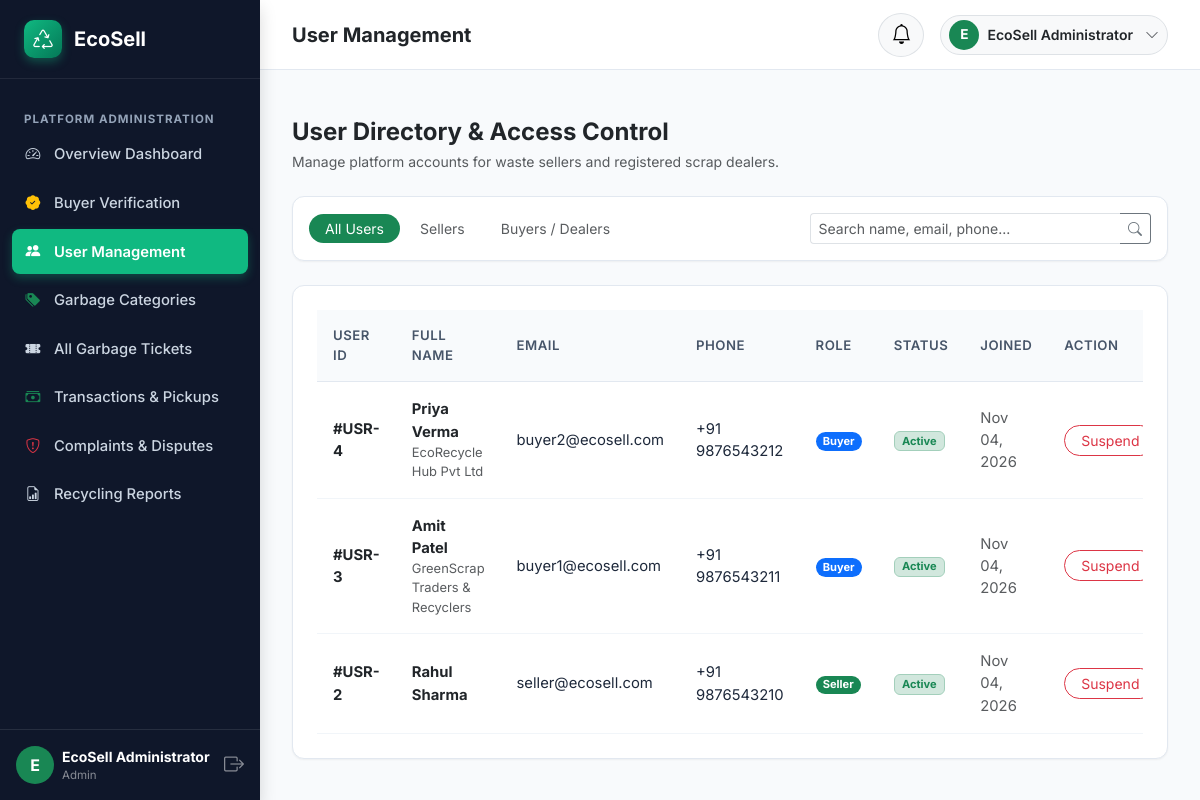
Page /admin/users (signed in) on the committed database.
### models/user.py (models this page shows, shortened)
class User(UserMixin, db.Model):
    __tablename__ = 'users'
    id = db.Column(db.Integer, primary_key=True, autoincrement=True)
    full_name = db.Column(db.String(150), nullable=False)
    email = db.Column(db.String(150), nullable=False, unique=True, index=True)
    phone = db.Column(db.String(25), nullable=False)
    password_hash = db.Column(db.String(255), nullable=False)
    role = db.Column(db.String(20), nullable=False, index=True)  # 'seller', 'buyer', 'admin'
    account_status = db.Column(db.String(20), default='active')  # 'active', 'pending', 'suspended'
    created_at = db.Column(db.DateTime, default=datetime.utcnow)
    seller_profile = db.relationship('SellerProfile', backref='user', uselist=False, cascade='all, delete-orphan')
    buyer_profile = db.relationship('BuyerProfile', backref='user', uselist=False, cascade='all, delete-orphan')
    selling_tickets = db.relationship('SellingTicket', backref='seller', lazy='dynamic', cascade='all, delete-orphan')
    buyer_offers = db.relationship('BuyerOffer', backref='buyer', lazy='dynamic', cascade='all, delete-orphan')
    buyer_prices = db.relationship('BuyerPrice', backref='buyer', lazy='dynamic', cascade='all, delete-orphan')
    complaints = db.relationship('Complaint', backref='user', lazy='dynamic', cascade='all, delete-orphan')
    notifications = db.relationship('Notification', backref='user', lazy='dynamic', cascade='all, delete-orphan', order_by='Notification.created_at.desc()')
    @property
    def is_seller(self):
        return self.role == 'seller'
    @property
    def is_buyer(self):
        return self.role == 'buyer'
    @property
    def is_admin(self):
        return self.role == 'admin'
    @property
    def is_active(self):
        return self.account_status == 'active'

### models/buyer.py (models this page shows, shortened)
class BuyerProfile(db.Model):
    __tablename__ = 'buyer_profiles'
    id = db.Column(db.Integer, primary_key=True, autoincrement=True)
    user_id = db.Column(db.Integer, db.ForeignKey('users.id', ondelete='CASCADE'), nullable=False, unique=True)
    shop_name = db.Column(db.String(150), nullable=False)
    shop_address = db.Column(db.Text, nullable=False)
    city = db.Column(db.String(100), nullable=False)
    state = db.Column(db.String(100), nullable=False)
    pincode = db.Column(db.String(15), nullable=False)
    service_area = db.Column(db.String(255), nullable=False)
    verification_status = db.Column(db.String(20), default='pending', index=True)  # 'pending', 'verified', 'rejected'
    rating = db.Column(db.Numeric(3, 2), default=5.00)

### routes/admin_routes.py (the view)
@admin_bp.route('/users')
@login_required
@admin_required
def users():
    role_filter = request.args.get('role', 'all')
    search = request.args.get('q', '').strip()
    query = User.query.filter(User.role != 'admin')
    if role_filter != 'all':
        query = query.filter_by(role=role_filter)
    if search:
        query = query.filter(
            (User.full_name.ilike(f"%{search}%")) |
            (User.email.ilike(f"%{search}%")) |
            (User.phone.ilike(f"%{search}%"))
        )
    users_list = query.order_by(User.created_at.desc()).all()
    return render_template('admin/users.html', users=users_list, current_role=role_filter, search_query=search)

### app.py (called while the page is built)
@login_manager.user_loader
def load_user(user_id):
    return User.query.get(int(user_id))

### templates/admin/users.html (shortened to what this page needs)
{% extends "dashboard_base.html" %}
{% block page_title %}User Management{% endblock %}
{% block sidebar_menu %}
<li class="sidebar-heading">Platform Administration</li>
<li class="sidebar-item">
    <a href="{{ url_for('admin.dashboard') }}" class="sidebar-link">
        <i class="bi bi-speedometer2"></i> Overview Dashboard
    </a>
</li>
<li class="sidebar-item">
    <a href="{{ url_for('admin.buyers_verification') }}" class="sidebar-link">
        <i class="bi bi-patch-check-fill text-warning"></i> Buyer Verification
    </a>
</li>
<li class="sidebar-item">
    <a href="{{ url_for('admin.users') }}" class="sidebar-link active">
        <i class="bi bi-people-fill"></i> User Management
    </a>
</li>
<li class="sidebar-item">
    <a href="{{ url_for('admin.categories') }}" class="sidebar-link">
        <i class="bi bi-tags-fill text-success"></i> Garbage Categories
    </a>
</li>
<li class="sidebar-item">
    <a href="{{ url_for('admin.tickets') }}" class="sidebar-link">
        <i class="bi bi-ticket-perforated-fill"></i> All Garbage Tickets
    </a>
</li>
<li class="sidebar-item">
    <a href="{{ url_for('admin.transactions') }}" class="sidebar-link">
        <i class="bi bi-cash-stack text-success"></i> Transactions & Pickups
    </a>
</li>
<li class="sidebar-item">
    <a href="{{ url_for('admin.complaints') }}" class="sidebar-link">
        <i class="bi bi-shield-exclamation text-danger"></i> Complaints & Disputes
    </a>
</li>
<li class="sidebar-item">
    <a href="{{ url_for('admin.reports') }}" class="sidebar-link">
        <i class="bi bi-file-earmark-bar-graph"></i> Recycling Reports
    </a>
</li>
{% endblock %}
{% block dashboard_body %}
<div class="mb-4">
    <h4 class="fw-bold text-dark mb-1">User Directory & Access Control</h4>
    <p class="text-muted small mb-0">Manage platform accounts for waste sellers and registered scrap dealers.</p>
</div>
<div class="ecosell-card p-3 mb-4">
    <div class="row g-3 align-items-center">
        <div class="col-md-7">
            <ul class="nav nav-pills small gap-1">
                <li class="nav-item">
                    <a class="nav-link rounded-pill py-1 px-3 {% if current_role == 'all' %}active bg-success{% else %}text-muted{% endif %}" href="{{ url_for('admin.users', role='all', q=search_query) }}">All Users</a>
                </li>
                <li class="nav-item">
                    <a class="nav-link rounded-pill py-1 px-3 {% if current_role == 'seller' %}active bg-success{% else %}text-muted{% endif %}" href="{{ url_for('admin.users', role='seller', q=search_query) }}">Sellers</a>
                </li>
                <li class="nav-item">
                    <a class="nav-link rounded-pill py-1 px-3 {% if current_role == 'buyer' %}active bg-success{% else %}text-muted{% endif %}" href="{{ url_for('admin.users', role='buyer', q=search_query) }}">Buyers / Dealers</a>
                </li>
            </ul>
        </div>
        <div class="col-md-5">
            <form method="GET" action="{{ url_for('admin.users') }}" class="d-flex">
                <div class="input-group">
                    <input type="text" name="q" class="form-control form-control-sm border-end-0" placeholder="Search name, email, phone..." value="{{ search_query }}">
                    <button class="btn btn-outline-secondary btn-sm border-start-0" type="submit">
                        <i class="bi bi-search"></i>
                    </button>
                </div>
            </form>
        </div>
    </div>
</div>
<div class="ecosell-card p-4">
    {% if users %}
    <div class="table-responsive">
        <table class="table-ecosell">
            <thead>
                <tr>
                    <th>User ID</th>
                    <th>Full Name</th>
                    <th>Email</th>
                    <th>Phone</th>
                    <th>Role</th>
                    <th>Status</th>
                    <th>Joined</th>
                    <th>Action</th>
                </tr>
            </thead>
            <tbody>
                {% for u in users %}
                <tr>
                    <td class="fw-bold text-dark">#USR-{{ u.id }}</td>
                    <td>
                        <strong class="text-dark">{{ u.full_name }}</strong>
                        {% if u.is_buyer and u.buyer_profile %}
                        <div class="text-muted small">{{ u.buyer_profile.shop_name }}</div>
                        {% endif %}
                    </td>
                    <td>{{ u.email }}</td>
                    <td>{{ u.phone }}</td>
                    <td>
                        <span class="badge {% if u.role == 'seller' %}bg-success{% else %}bg-primary{% endif %} rounded-pill">
                            {{ u.role | capitalize }}
                        </span>
                    </td>
                    <td>
                        <span class="badge {% if u.account_status == 'active' %}bg-success-subtle text-success border border-success-subtle{% else %}bg-danger-subtle text-danger border border-danger-subtle{% endif %}">
                            {{ u.account_status | capitalize }}
                        </span>
                    </td>
                    <td class="text-muted small">{{ u.created_at | date_format }}</td>
                    <td>
                        <form method="POST" action="{{ url_for('admin.toggle_user_status', user_id=u.id) }}" onsubmit="return confirm('Toggle status for {{ u.email }}?');">
                            {% if u.account_status == 'active' %}
                            <button type="submit" class="btn btn-sm btn-outline-danger rounded-pill px-3">
                                Suspend
                            </button>
                            {% else %}
                            <button type="submit" class="btn btn-sm btn-outline-success rounded-pill px-3">
                                Activate
                            </button>
                            {% endif %}
                        </form>
                    </td>
                </tr>
                {% endfor %}
            </tbody>
        </table>
    </div>
    {% else %}
    <div class="empty-state py-4">
        <i class="bi bi-people empty-state-icon"></i>
        <h6 class="fw-bold text-dark">No Users Found</h6>
        <p class="text-muted small mb-0">No accounts matched your search criteria.</p>
    </div>
    {% endif %}
</div>
{% endblock %}

### templates/dashboard_base.html (shortened to what this page needs)
{% extends "base.html" %}
{% block layout %}
<div class="dashboard-wrapper">
    <aside class="dashboard-sidebar shadow">
        <div class="sidebar-brand">
            <div class="brand-leaf-icon">
                <i class="bi bi-recycle fs-5"></i>
            </div>
            <span>EcoSell</span>
        </div>
        <ul class="sidebar-nav">
            {% block sidebar_menu %}{% endblock %}
        </ul>
        <div class="p-3 border-top border-secondary border-opacity-25 mt-auto">
            <div class="d-flex align-items-center gap-2">
                <div class="rounded-circle bg-success text-white d-flex align-items-center justify-content-center fw-bold" style="width: 38px; height: 38px;">
                    {{ current_user.full_name[:1] | upper }}
                </div>
                <div class="overflow-hidden flex-grow-1">
                    <div class="text-white small fw-bold text-truncate">{{ current_user.full_name }}</div>
                    <div class="text-white-50 text-truncate" style="font-size: 0.72rem;">{{ current_user.role | capitalize }}</div>
                </div>
                <a href="{{ url_for('auth.logout') }}" class="text-white-50 hover-white" title="Logout">
                    <i class="bi bi-box-arrow-right fs-5"></i>
                </a>
            </div>
        </div>
    </aside>
    <div class="dashboard-main">
        <header class="dashboard-topbar">
            <div class="d-flex align-items-center gap-3">
                <h5 class="mb-0 fw-bold text-dark d-none d-sm-block">{% block page_title %}Dashboard{% endblock %}</h5>
            </div>
            <div class="d-flex align-items-center gap-3">
                <div class="dropdown">
                    <button class="btn btn-light rounded-circle position-relative border" type="button" data-bs-toggle="dropdown" aria-expanded="false">
                        <i class="bi bi-bell fs-5 text-gray-700"></i>
                    </button>
                </div>
                <div class="dropdown">
                    <button class="btn btn-light d-flex align-items-center gap-2 border rounded-pill py-1 px-2" type="button" data-bs-toggle="dropdown">
                        <div class="rounded-circle bg-success text-white d-flex align-items-center justify-content-center fw-bold" style="width: 30px; height: 30px; font-size: 0.85rem;">
                            {{ current_user.full_name[:1] | upper }}
                        </div>
                        <span class="small fw-semibold text-dark me-1 d-none d-md-inline">{{ current_user.full_name }}</span>
                        <i class="bi bi-chevron-down text-muted small"></i>
                    </button>
                </div>
            </div>
        </header>
        <div class="px-4 pt-3">
        </div>
        <div class="dashboard-content">
            {% block dashboard_body %}{% endblock %}
        </div>
    </div>
</div>
{% endblock %}

### static/css/style.css (style rules this page uses)
:root { --primary: #10b981; --primary-hover: #059669; --primary-dark: #047857; --primary-light: #ecfdf5; --primary-subtle: #d1fae5; --secondary: #0ea5e9; --secondary-dark: #0284c7; --dark: #0f172a; --dark-light: #1e293b; --gray-900: #0f172a; --gray-800: #1e293b; --gray-700: #334155; --gray-600: #475569; --gray-500: #64748b; --gray-400: #94a3b8; --gray-300: #cbd5e1; --gray-200: #e2e8f0; --gray-100: #f1f5f9; --gray-50: #f8fafc; --success: #10b981; --warning: #f59e0b; --danger: #ef4444; --info: #06b6d4; --sidebar-width: 260px; --topbar-height: 70px; --shadow-sm: 0 1px 2px 0 rgb(0 0 0 / 0.05); --shadow-md: 0 4px 6px -1px rgb(0 0 0 / 0.1), 0 2px 4px -2px rgb(0 0 0 / 0.1); --shadow-lg: 0 10px 15px -3px rgb(0 0 0 / 0.1), 0 4px 6px -4px rgb(0 0 0 / 0.1); --shadow-xl: 0 20px 25px -5px rgb(0 0 0 / 0.1), 0 8px 10px -6px rgb(0 0 0 / 0.1); --radius-sm: 8px; --radius-md: 12px; --radius-lg: 16px; --radius-xl: 24px; }
body { font-family: 'Inter', -apple-system, BlinkMacSystemFont, 'Segoe UI', Roboto, Helvetica, Arial, sans-serif; color: var(--gray-800); background-color: var(--gray-50); min-height: 100vh; display: flex; flex-direction: column; }
a { color: var(--primary-dark); text-decoration: none; transition: all 0.2s ease; }
.brand-leaf-icon { width: 38px; height: 38px; background: linear-gradient(135deg, var(--primary), var(--primary-dark)); color: white; display: flex; align-items: center; justify-content: center; border-radius: 10px; box-shadow: 0 4px 10px rgba(16, 185, 129, 0.35); }
.ecosell-card { background: #ffffff; border: 1px solid var(--gray-200); border-radius: var(--radius-md); box-shadow: var(--shadow-sm); transition: transform 0.2s ease, box-shadow 0.2s ease; }
.dashboard-wrapper { display: flex; min-height: 100vh; width: 100%; }
.dashboard-sidebar { width: var(--sidebar-width); background-color: var(--dark); color: #ffffff; display: flex; flex-direction: column; flex-shrink: 0; transition: all 0.3s ease; position: sticky; top: 0; height: 100vh; z-index: 1000; overflow-y: auto; }
.sidebar-brand { padding: 1.25rem 1.5rem; display: flex; align-items: center; gap: 0.75rem; color: #ffffff; font-weight: 700; font-size: 1.25rem; border-bottom: 1px solid rgba(255, 255, 255, 0.08); }
.sidebar-nav { padding: 1.25rem 0.75rem; list-style: none; margin: 0; flex: 1; }
.sidebar-heading { font-size: 0.72rem; text-transform: uppercase; letter-spacing: 1px; color: var(--gray-400); padding: 0.75rem 0.75rem 0.25rem; font-weight: 700; }
.sidebar-item { margin-bottom: 0.25rem; }
.sidebar-link { display: flex; align-items: center; gap: 0.85rem; padding: 0.7rem 0.85rem; color: var(--gray-300); border-radius: var(--radius-sm); font-weight: 500; font-size: 0.925rem; transition: all 0.2s ease; }
.sidebar-link.active { background: var(--primary); color: #ffffff; font-weight: 600; box-shadow: 0 4px 10px rgba(16, 185, 129, 0.3); }
.dashboard-main { flex: 1; display: flex; flex-direction: column; min-width: 0; background-color: #f8fafc; }
.dashboard-topbar { height: var(--topbar-height); background: #ffffff; border-bottom: 1px solid var(--gray-200); display: flex; align-items: center; justify-content: space-between; padding: 0 2rem; position: sticky; top: 0; z-index: 999; }
.dashboard-content { padding: 2rem; flex: 1; }
.table-ecosell { border-collapse: separate; border-spacing: 0; width: 100%; }
.table-ecosell th { background: #f8fafc; color: var(--gray-600); font-weight: 600; font-size: 0.825rem; text-transform: uppercase; letter-spacing: 0.5px; padding: 1rem; border-bottom: 1px solid var(--gray-200); }
.table-ecosell td { padding: 1rem; vertical-align: middle; border-bottom: 1px solid var(--gray-100); font-size: 0.925rem; }

### rows in the picture
User: full_name "E", full_name "EcoSell Administrator", role "Admin"
User: id "4", full_name "Priya Verma", buyer_profile.shop_name "EcoRecycle Hub Pvt Ltd", email "buyer2@ecosell.com", phone "+91 9876543212", role "Buyer", account_status "Active", created_at "Nov 04, 2026", shows "Suspend"
User: id "3", full_name "Amit Patel", buyer_profile.shop_name "GreenScrap Traders & Recyclers", email "buyer1@ecosell.com", phone "+91 9876543211", role "Buyer", account_status "Active", created_at "Nov 04, 2026", shows "Suspend"
User: id "2", full_name "Rahul Sharma", email "seller@ecosell.com", phone "+91 9876543210", role "Seller", account_status "Active", created_at "Nov 04, 2026", shows "Suspend"
